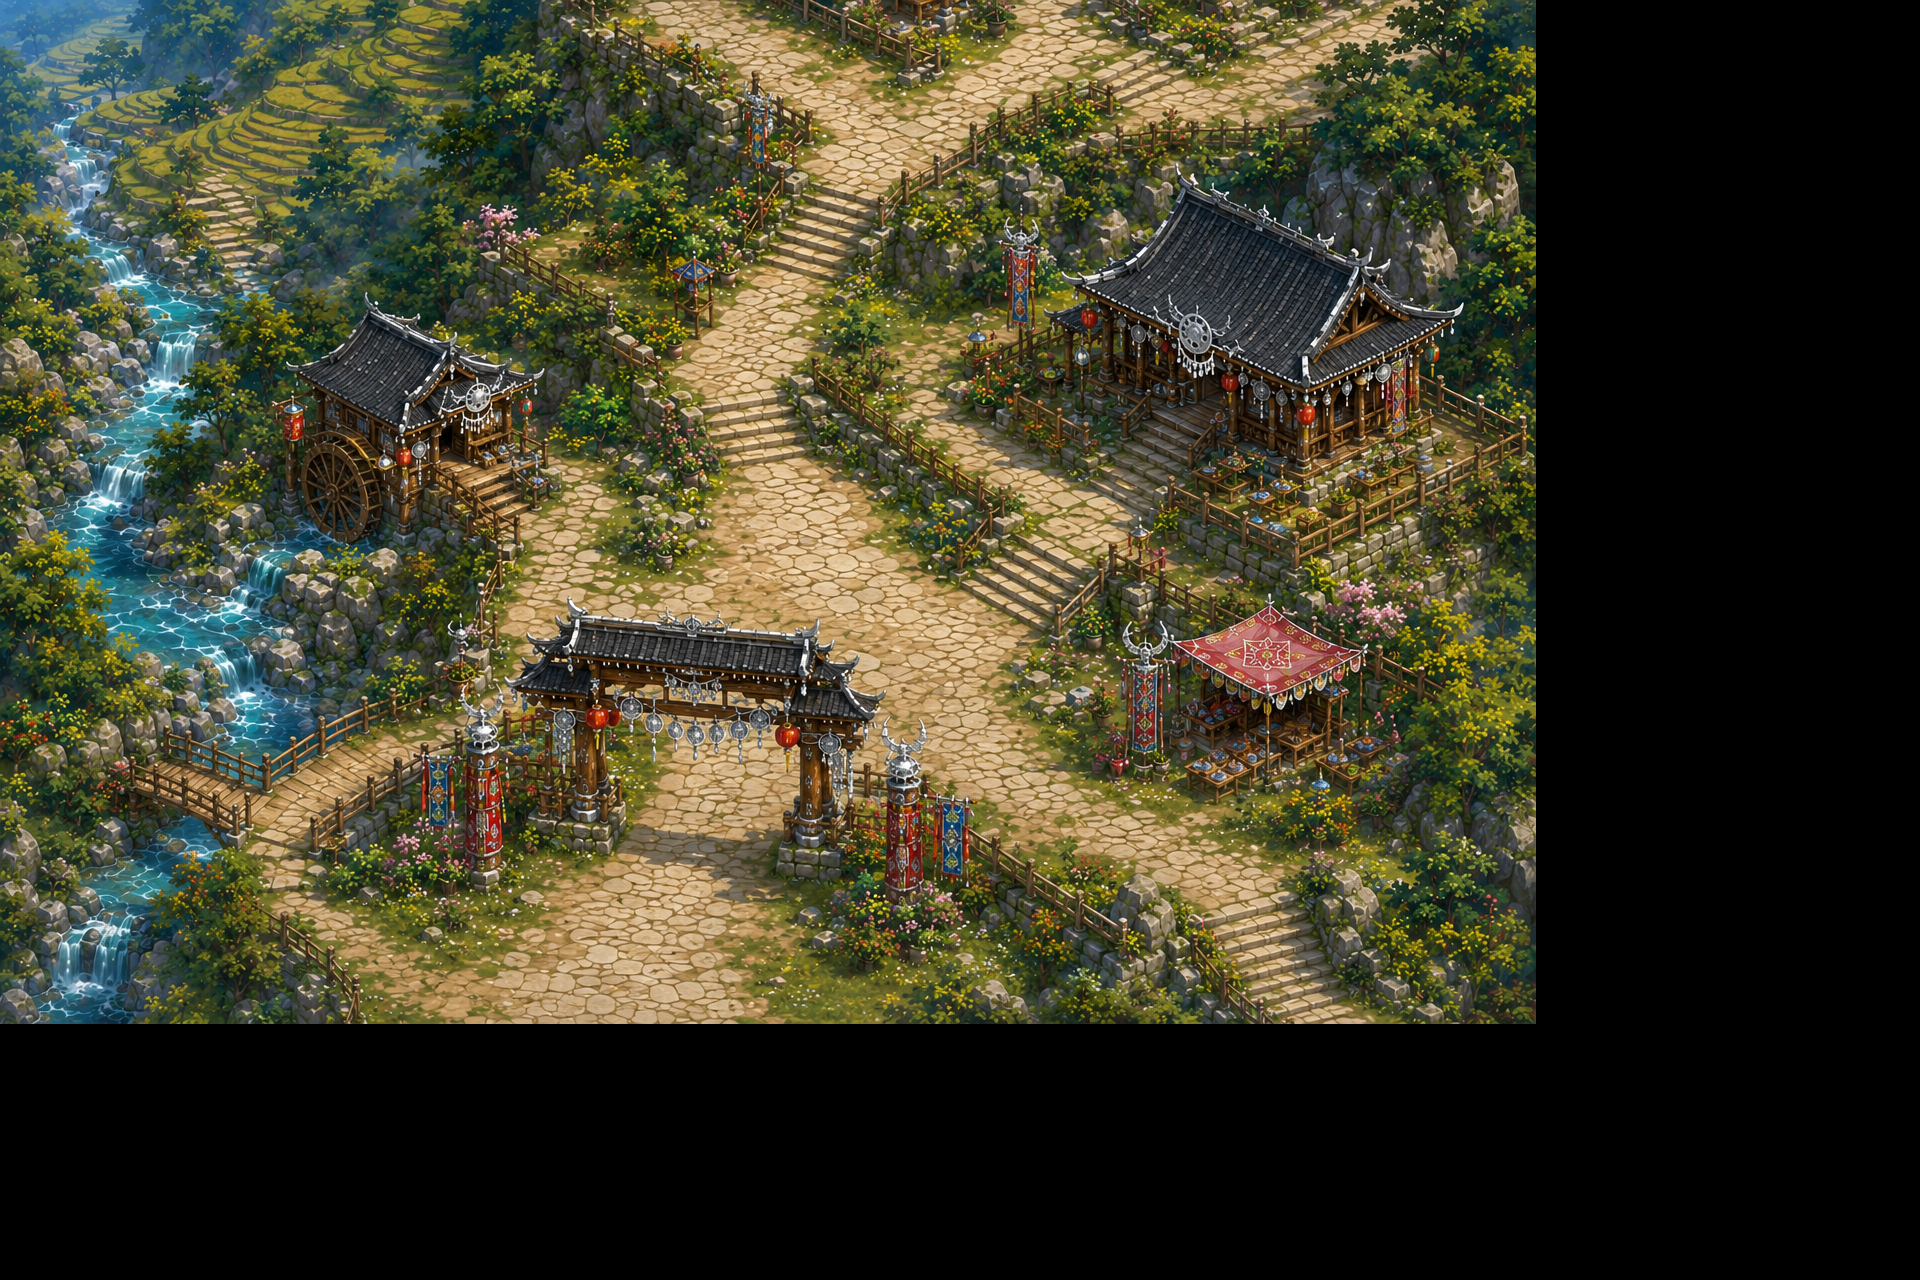

Below is a game level as drawn by its tile map, then a one-line description and the .tmx that defines it (tile-layer data replaced by summaries):
An orthogonal 60x40 tile map with 32x32 px tiles, 1 tile layer (background), 4 hidden layers not drawn and 23 objects.

<map version="1.8" tiledversion="1.8.6" orientation="orthogonal" renderorder="right-down" width="60" height="40" tilewidth="32" tileheight="32" infinite="0" nextlayerid="10" nextobjectid="27">
 <tileset firstgid="1" source="../tilesets/village_entrance.tsx" />
 <layer id="1" name=" old_collision_tile" width="60" height="40" visible="0" locked="1" tintcolor="#ff0000">
  <data>[2400 cells, 1191 non-empty, 1191 distinct tile ids]</data>
 </layer>
 <layer id="2" name="old_npc_tile" width="60" height="40" visible="0" locked="1" tintcolor="#0000ff">
  <data>[2400 cells, 6 non-empty, 6 distinct tile ids]</data>
 </layer>
 <layer id="3" name="old_interaction_tile" width="60" height="40" visible="0" locked="1" tintcolor="#00aa00">
  <data>[2400 cells, 18 non-empty, 18 distinct tile ids]</data>
 </layer>
 <layer id="4" name="old_transition_tile" width="60" height="40" visible="0" locked="1" tintcolor="#ffff00">
  <data>[2400 cells, 42 non-empty, 42 distinct tile ids]</data>
 </layer>
 <layer id="5" name="background" width="60" height="40">
  <data>[2400 cells, 1536 non-empty, 1536 distinct tile ids]</data>
 </layer>
 <objectgroup id="6" name="collision">
  <object id="1" x="12" y="10.6667" width="657.333" height="457.333" />
  <object id="2" x="13.3333" y="486.667" width="450.667" height="190.667" />
  <object id="3" x="16" y="693.333" width="205.333" height="330.667" />
  <object id="4" x="540" y="644" width="278.667" height="128" />
  <object id="6" x="820" y="13.3333" width="157.333" height="41.3333" />
  <object id="7" x="1110.67" y="10.6667" width="161.333" height="18.6667" />
  <object id="8" x="989.333" y="149.333" width="541.333" height="246.667" />
  <object id="9" x="1109.33" y="580" width="425.333" height="225.333" />
  <object id="10" x="1313.33" y="834.667" width="217.333" height="152" />
  <object id="11" x="836" y="868" width="317.333" height="185.333" />
  <object id="12" x="385.333" y="798.667" width="157.333" height="114.667" />
  <object id="13" x="1369.33" y="25.3333" width="158.667" height="110.667" />
  <object id="14" x="624" y="496" width="69.3333" height="56" />
  <object id="15" x="905.333" y="178.667" width="66.6667" height="98.6667" />
  <object id="16" x="858.667" y="437.333" width="122.667" height="125.333" />
  <object id="19" x="1542" y="10" width="380" height="1272" />
  <object id="20" x="2" y="1028" width="1608" height="246" />
 </objectgroup>
 <objectgroup id="7" name=" npc">
  <object id="21" x="548" y="524">
   <point />
  </object>
  <object id="22" x="2250" y="44">
   <point />
  </object>
  <object id="23" x="762" y="810">
   <point />
  </object>
  <object id="24" x="2030" y="508">
   <point />
  </object>
  <object id="25" x="1210" y="834">
   <point />
  </object>
  <object id="26" x="2152" y="356">
   <point />
  </object>
 </objectgroup>
 <objectgroup id="8" name="interaction" />
 <objectgroup id="9" name="transition" />
</map>
